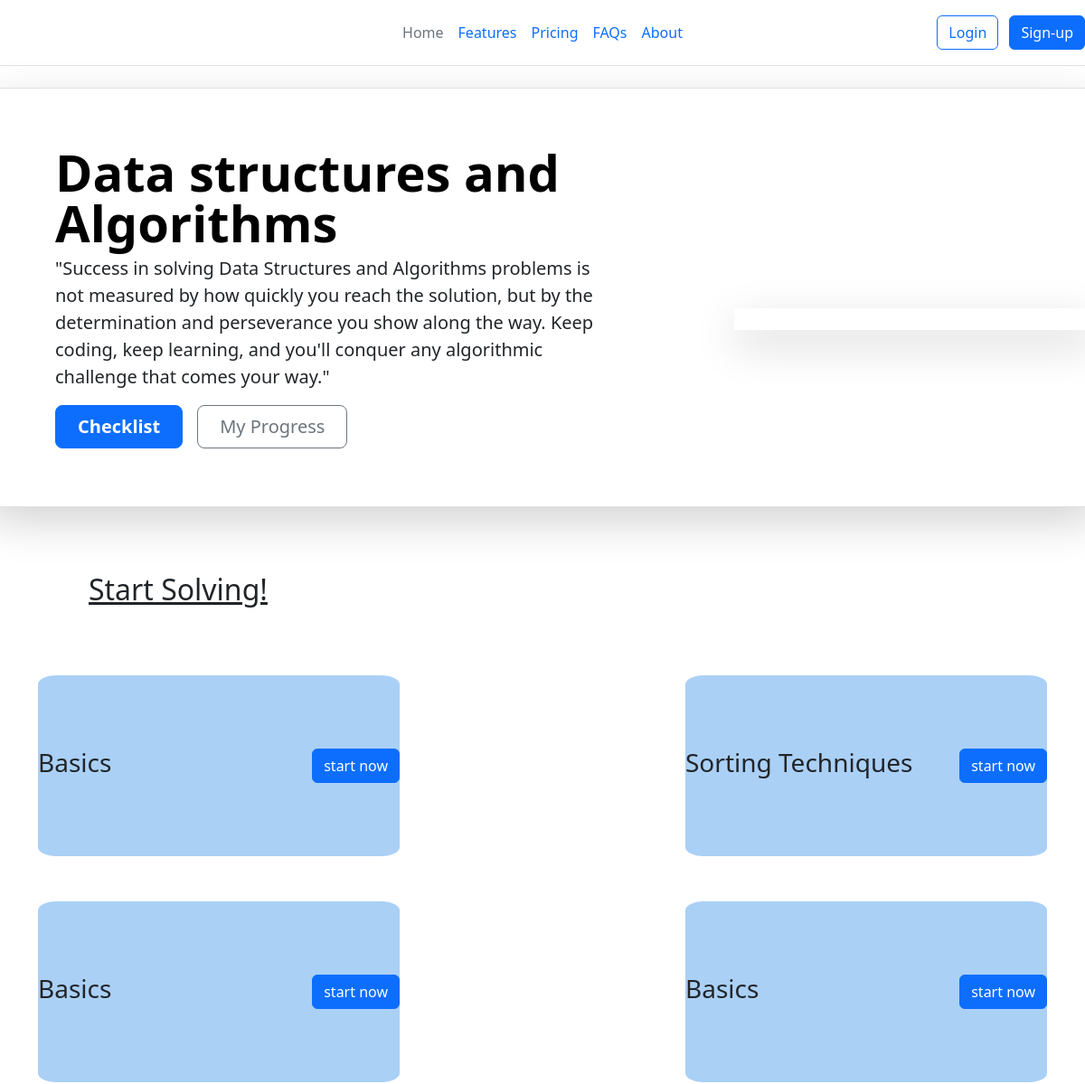
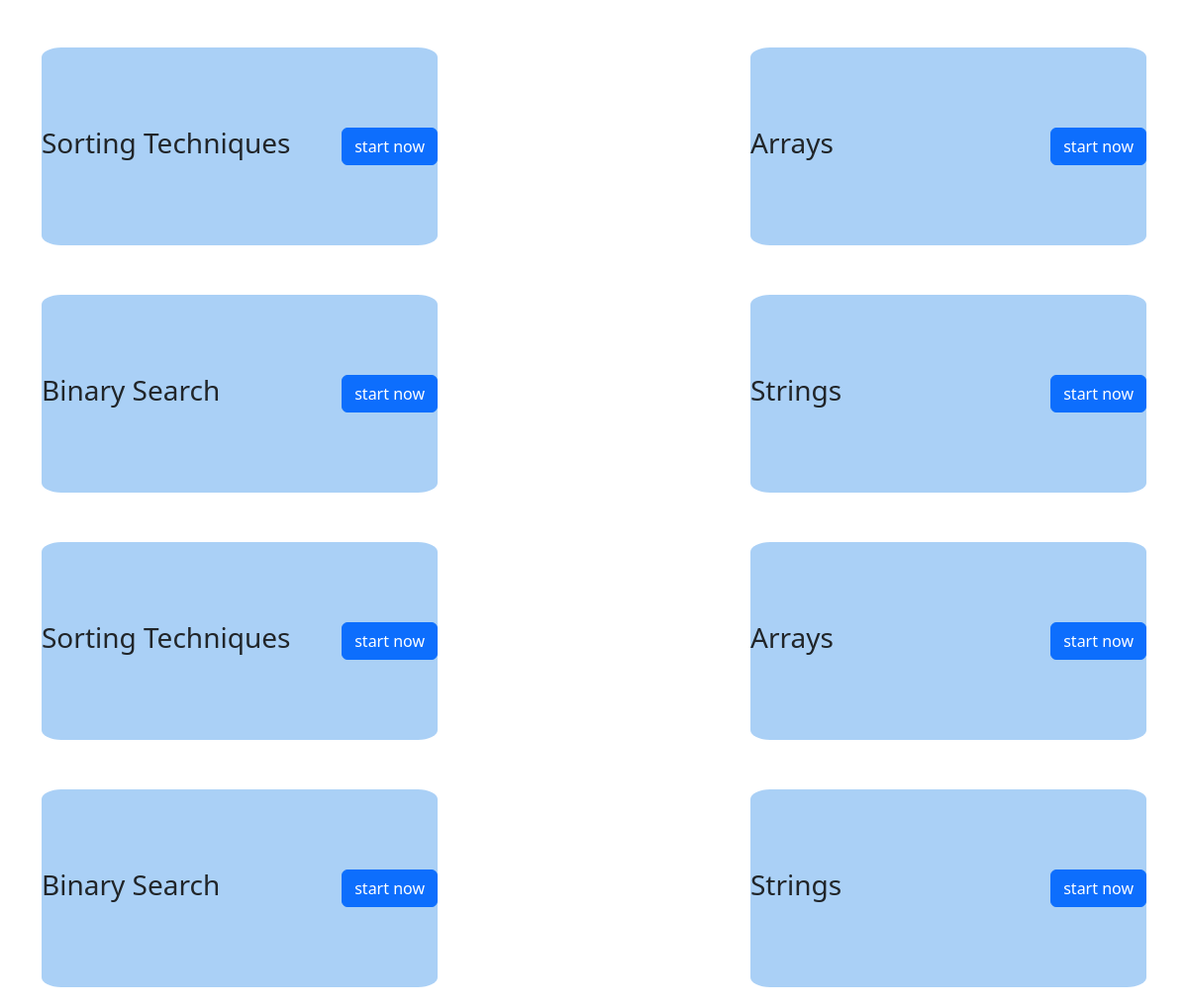
The page /home on the database its author committed (2 pictures, top to bottom).
### dsaapp/models.py (models this page shows, shortened)
class Content(models.Model):
    contentPath = models.CharField(max_length=255)
    contentHeading = models.CharField(max_length=255)
    contentSubHeading = models.CharField(max_length=255, blank=True)
    contentUserNotes = models.TextField(blank=True)
    contentTotalQuestions = models.IntegerField()
    contentCompletedQuestions = models.IntegerField()

### dsaapp/views.py (the view)
# urls.py: 2. Add a URL to urlpatterns:  path('', views.home, name='home')
def home(request):
    contents = Content.objects.all()
    return render(request, 'index.html', {'contents':contents})

### templates/index.html (shortened to what this page needs)
<!DOCTYPE html>
<html lang="en">
<head>
    <link href="https://cdn.jsdelivr.net/npm/bootstrap@5.3.2/dist/css/bootstrap.min.css" rel="stylesheet">
</head>
<body>
    <header class="d-flex flex-wrap align-items-center justify-content-center justify-content-md-between py-3 mb-4 border-bottom">
        <div class="col-md-3 mb-2 mb-md-0">
          <a href="/" class="d-inline-flex link-body-emphasis text-decoration-none">
            <svg class="bi" width="40" height="32" role="img" aria-label="Bootstrap"><use xlink:href="#bootstrap"></use></svg>
          </a>
        </div>
        <ul class="nav col-12 col-md-auto mb-2 justify-content-center mb-md-0">
          <li><a href="#" class="nav-link px-2 link-secondary">Home</a></li>
          <li><a href="#" class="nav-link px-2">Features</a></li>
          <li><a href="#" class="nav-link px-2">Pricing</a></li>
          <li><a href="#" class="nav-link px-2">FAQs</a></li>
          <li><a href="#" class="nav-link px-2">About</a></li>
        </ul>
        <div class="col-md-3 text-end">
          <button type="button" class="btn btn-outline-primary me-2">Login</button>
          <button type="button" class="btn btn-primary">Sign-up</button>
        </div>
      </header>
      <div class="row p-4 pb-0 pe-lg-0 pt-lg-5 align-items-center rounded-3 border shadow-lg">
        <div class="col-lg-7 p-3 p-lg-5 pt-lg-3">
          <h1 class="display-4 fw-bold lh-1 text-body-emphasis">Data structures and Algorithms</h1>
          <p class="lead">"Success in solving Data Structures and Algorithms problems is not measured by how quickly you reach the solution, but by the determination and perseverance you show along the way. Keep coding, keep learning, and you'll conquer any algorithmic challenge that comes your way."</p>
          <div class="d-grid gap-2 d-md-flex justify-content-md-start mb-4 mb-lg-3">
            <button type="button" class="btn btn-primary btn-lg px-4 me-md-2 fw-bold">Checklist</button>
            <button type="button" class="btn btn-outline-secondary btn-lg px-4"> My Progress</button>
          </div>
        </div>
        <div class="col-lg-4 offset-lg-1 p-0 overflow-hidden shadow-lg">
        </div>
      </div>
      <br>
    <h2><u>Start Solving!</u></h2>
 <div class="container">
  {% for content in contents%}
    <div class="con">
        <h3>{{ content.contentHeading }}</h3>
        <a class="btn btn-primary" href="{% url 'problems' %}" role="button">start now</a>
    </div>
    {% endfor %}
 </div>
</body>
</html>

### templates/index.html (style rules this page uses)
.container { display: flex; gap: 10px; justify-content: space-between; flex-wrap: wrap; }
.con { display: flex; gap: 10px; justify-content: space-between; align-items: center; height: 200px; width: 400px; background:rgb(170, 208, 246); border-radius: 5%; margin-bottom: 20px; margin-top: 20px; }
h2 { margin-left: 50px; padding: 48px; }
h3 { order: 0; align-items: flex-start; }

### rows shown on the page
Content: contentHeading "Basics"
Content: contentHeading "Sorting Techniques"
Content: contentHeading "Basics"
Content: contentHeading "Basics"
Content: contentHeading "Sorting Techniques"
Content: contentHeading "Arrays"
Content: contentHeading "Binary Search"
Content: contentHeading "Strings"
Content: contentHeading "Sorting Techniques"
Content: contentHeading "Arrays"
Content: contentHeading "Binary Search"
Content: contentHeading "Strings"
